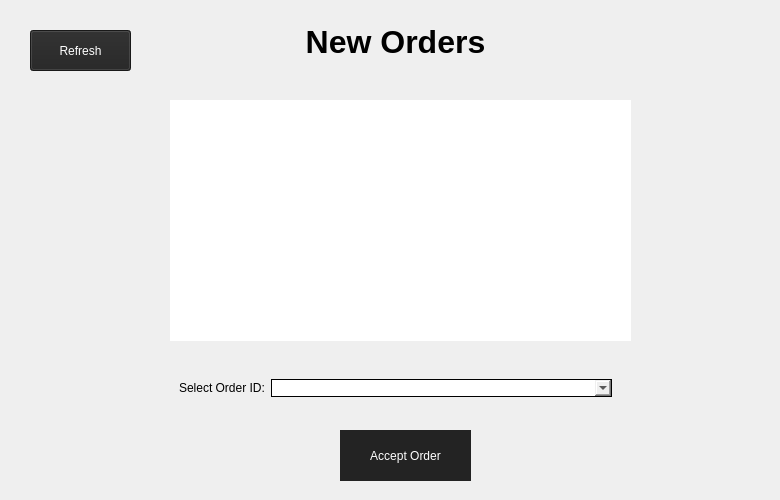
        <widget class="QWidget" name="page_12">
         <widget class="QFrame" name="frame">
          <property name="geometry">
           <rect>
            <x>30</x>
            <y>80</y>
            <width>741</width>
            <height>411</height>
           </rect>
          </property>
          <property name="styleSheet">
           <string notr="true">border: none;
</string>
          </property>
          <property name="frameShape">
           <enum>QFrame::StyledPanel</enum>
          </property>
          <property name="frameShadow">
           <enum>QFrame::Raised</enum>
          </property>
          <widget class="QPushButton" name="pushButton">
           <property name="geometry">
            <rect>
             <x>310</x>
             <y>350</y>
             <width>131</width>
             <height>51</height>
            </rect>
           </property>
           <property name="styleSheet">
            <string notr="true">background-color: rgb(35,35,35);
color: white;</string>
           </property>
           <property name="text">
            <string>Accept Order</string>
           </property>
          </widget>
          <widget class="QFrame" name="formFrame">
           <property name="geometry">
            <rect>
             <x>140</x>
             <y>290</y>
             <width>451</width>
             <height>50</height>
            </rect>
           </property>
           <property name="minimumSize">
            <size>
             <width>0</width>
             <height>30</height>
            </size>
           </property>
           <property name="styleSheet">
            <string notr="true">color: rgb(255, 255, 255);
font: 12pt &quot;Sans Serif&quot;;
font-weight: bold;
QComboBox{
background-color: rgb(255, 255, 255);}</string>
           </property>
           <layout class="QFormLayout" name="formLayout_4">
            <item row="0" column="1">
             <widget class="QComboBox" name="selectOrderIDComboBox_2">
              <property name="styleSheet">
               <string notr="true">border: 1px solid black;</string>
              </property>
             </widget>
            </item>
            <item row="0" column="0">
             <widget class="QLabel" name="selectOrderIDLabel_2">
              <property name="text">
               <string>Select Order ID:</string>
              </property>
             </widget>
            </item>
           </layout>
          </widget>
          <widget class="QTableView" name="tableView2">
           <property name="geometry">
            <rect>
             <x>140</x>
             <y>20</y>
             <width>461</width>
             <height>241</height>
            </rect>
           </property>
           <property name="minimumSize">
            <size>
             <width>200</width>
             <height>0</height>
            </size>
           </property>
           <property name="styleSheet">
            <string notr="true">
QTableView{
	background-color: rgb(238, 238, 236);
}

QHeaderView{
	background-color: rgb(255, 255, 255);
}

border: none;</string>
           </property>
          </widget>
         </widget>
         <widget class="QTextEdit" name="textEdit">
          <property name="geometry">
           <rect>
            <x>210</x>
            <y>20</y>
            <width>371</width>
            <height>51</height>
           </rect>
          </property>
          <property name="styleSheet">
           <string notr="true">border : none;
background-color: transparent;</string>
          </property>
          <property name="html">
           <string>&lt;!DOCTYPE HTML PUBLIC &quot;-//W3C//DTD HTML 4.0//EN&quot; &quot;http://www.w3.org/TR/REC-html40/strict.dtd&quot;&gt;
&lt;html&gt;&lt;head&gt;&lt;meta name=&quot;qrichtext&quot; content=&quot;1&quot; /&gt;&lt;style type=&quot;text/css&quot;&gt;
p, li { white-space: pre-wrap; }
&lt;/style&gt;&lt;/head&gt;&lt;body style=&quot; font-family:'Ubuntu'; font-size:11pt; font-weight:400; font-style:normal;&quot;&gt;
&lt;p align=&quot;center&quot; style=&quot; margin-top:0px; margin-bottom:0px; margin-left:0px; margin-right:0px; -qt-block-indent:0; text-indent:0px;&quot;&gt;&lt;span style=&quot; font-family:'Sans Serif'; font-size:24pt; font-weight:600;&quot;&gt;New Orders&lt;/span&gt;&lt;/p&gt;&lt;/body&gt;&lt;/html&gt;</string>
          </property>
         </widget>
         <widget class="QPushButton" name="Loadtable">
          <property name="geometry">
           <rect>
            <x>30</x>
            <y>30</y>
            <width>101</width>
            <height>41</height>
           </rect>
          </property>
          <property name="styleSheet">
           <string notr="true">background-color: rgb(35,35,35);
color: rgb(255, 255, 255);</string>
          </property>
          <property name="text">
           <string>Refresh</string>
          </property>
         </widget>
        </widget>
